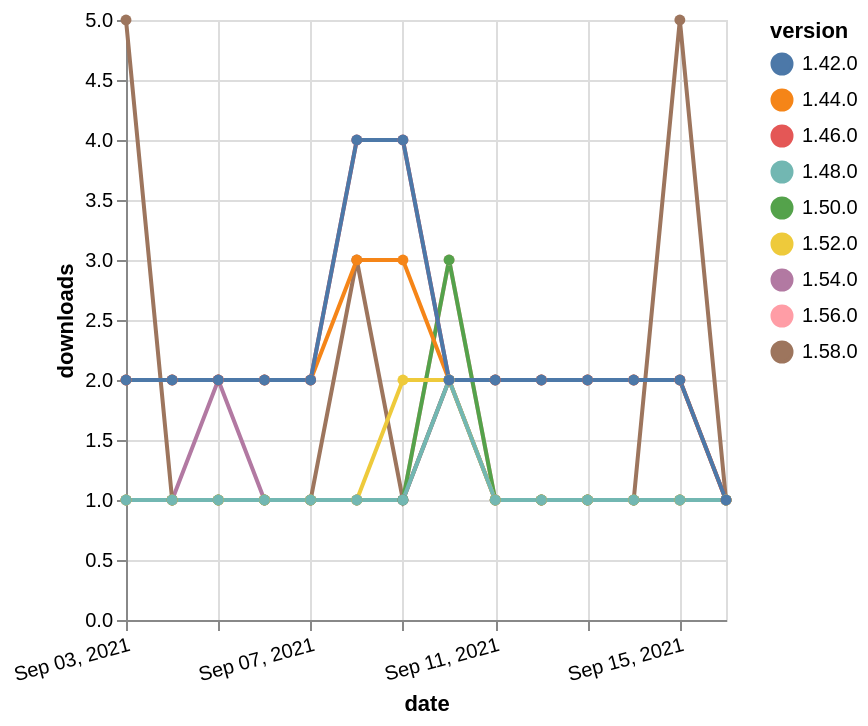

Describe this chart as a Vega-Lite specification.
### Vega-Lite specification from a JSON file in a GitHub repository (floating-point values rounded to 4 significant figures)
{"$schema": "https://vega.github.io/schema/vega-lite/v5.json", "description": "A simple bar chart with embedded data.", "data": {"values": [{"date": "2021-09-03", "total": 180, "delta": 1, "version": "1.56.0"}, {"date": "2021-09-04", "total": 181, "delta": 1, "version": "1.56.0"}, {"date": "2021-09-05", "total": 182, "delta": 1, "version": "1.56.0"}, {"date": "2021-09-06", "total": 183, "delta": 1, "version": "1.56.0"}, {"date": "2021-09-07", "total": 184, "delta": 1, "version": "1.56.0"}, {"date": "2021-09-08", "total": 185, "delta": 1, "version": "1.56.0"}, {"date": "2021-09-09", "total": 186, "delta": 1, "version": "1.56.0"}, {"date": "2021-09-10", "total": 189, "delta": 3, "version": "1.56.0"}, {"date": "2021-09-11", "total": 190, "delta": 1, "version": "1.56.0"}, {"date": "2021-09-12", "total": 191, "delta": 1, "version": "1.56.0"}, {"date": "2021-09-13", "total": 192, "delta": 1, "version": "1.56.0"}, {"date": "2021-09-14", "total": 193, "delta": 1, "version": "1.56.0"}, {"date": "2021-09-15", "total": 194, "delta": 1, "version": "1.56.0"}, {"date": "2021-09-16", "total": 195, "delta": 1, "version": "1.56.0"}, {"date": "2021-09-03", "total": 166, "delta": 1, "version": "1.54.0"}, {"date": "2021-09-04", "total": 167, "delta": 1, "version": "1.54.0"}, {"date": "2021-09-05", "total": 169, "delta": 2, "version": "1.54.0"}, {"date": "2021-09-06", "total": 170, "delta": 1, "version": "1.54.0"}, {"date": "2021-09-07", "total": 171, "delta": 1, "version": "1.54.0"}, {"date": "2021-09-08", "total": 172, "delta": 1, "version": "1.54.0"}, {"date": "2021-09-09", "total": 173, "delta": 1, "version": "1.54.0"}, {"date": "2021-09-10", "total": 175, "delta": 2, "version": "1.54.0"}, {"date": "2021-09-11", "total": 176, "delta": 1, "version": "1.54.0"}, {"date": "2021-09-12", "total": 177, "delta": 1, "version": "1.54.0"}, {"date": "2021-09-13", "total": 178, "delta": 1, "version": "1.54.0"}, {"date": "2021-09-14", "total": 179, "delta": 1, "version": "1.54.0"}, {"date": "2021-09-15", "total": 180, "delta": 1, "version": "1.54.0"}, {"date": "2021-09-16", "total": 181, "delta": 1, "version": "1.54.0"}, {"date": "2021-09-03", "total": 131, "delta": 5, "version": "1.58.0"}, {"date": "2021-09-04", "total": 132, "delta": 1, "version": "1.58.0"}, {"date": "2021-09-05", "total": 133, "delta": 1, "version": "1.58.0"}, {"date": "2021-09-06", "total": 134, "delta": 1, "version": "1.58.0"}, {"date": "2021-09-07", "total": 135, "delta": 1, "version": "1.58.0"}, {"date": "2021-09-08", "total": 138, "delta": 3, "version": "1.58.0"}, {"date": "2021-09-09", "total": 139, "delta": 1, "version": "1.58.0"}, {"date": "2021-09-10", "total": 141, "delta": 2, "version": "1.58.0"}, {"date": "2021-09-11", "total": 142, "delta": 1, "version": "1.58.0"}, {"date": "2021-09-12", "total": 143, "delta": 1, "version": "1.58.0"}, {"date": "2021-09-13", "total": 144, "delta": 1, "version": "1.58.0"}, {"date": "2021-09-14", "total": 145, "delta": 1, "version": "1.58.0"}, {"date": "2021-09-15", "total": 150, "delta": 5, "version": "1.58.0"}, {"date": "2021-09-16", "total": 151, "delta": 1, "version": "1.58.0"}, {"date": "2021-09-03", "total": 343, "delta": 1, "version": "1.50.0"}, {"date": "2021-09-04", "total": 344, "delta": 1, "version": "1.50.0"}, {"date": "2021-09-05", "total": 345, "delta": 1, "version": "1.50.0"}, {"date": "2021-09-06", "total": 346, "delta": 1, "version": "1.50.0"}, {"date": "2021-09-07", "total": 347, "delta": 1, "version": "1.50.0"}, {"date": "2021-09-08", "total": 348, "delta": 1, "version": "1.50.0"}, {"date": "2021-09-09", "total": 349, "delta": 1, "version": "1.50.0"}, {"date": "2021-09-10", "total": 352, "delta": 3, "version": "1.50.0"}, {"date": "2021-09-11", "total": 353, "delta": 1, "version": "1.50.0"}, {"date": "2021-09-12", "total": 354, "delta": 1, "version": "1.50.0"}, {"date": "2021-09-13", "total": 355, "delta": 1, "version": "1.50.0"}, {"date": "2021-09-14", "total": 356, "delta": 1, "version": "1.50.0"}, {"date": "2021-09-15", "total": 357, "delta": 1, "version": "1.50.0"}, {"date": "2021-09-16", "total": 358, "delta": 1, "version": "1.50.0"}, {"date": "2021-09-03", "total": 2607, "delta": 2, "version": "1.44.0"}, {"date": "2021-09-04", "total": 2609, "delta": 2, "version": "1.44.0"}, {"date": "2021-09-05", "total": 2611, "delta": 2, "version": "1.44.0"}, {"date": "2021-09-06", "total": 2613, "delta": 2, "version": "1.44.0"}, {"date": "2021-09-07", "total": 2615, "delta": 2, "version": "1.44.0"}, {"date": "2021-09-08", "total": 2618, "delta": 3, "version": "1.44.0"}, {"date": "2021-09-09", "total": 2621, "delta": 3, "version": "1.44.0"}, {"date": "2021-09-10", "total": 2623, "delta": 2, "version": "1.44.0"}, {"date": "2021-09-11", "total": 2625, "delta": 2, "version": "1.44.0"}, {"date": "2021-09-12", "total": 2627, "delta": 2, "version": "1.44.0"}, {"date": "2021-09-13", "total": 2629, "delta": 2, "version": "1.44.0"}, {"date": "2021-09-14", "total": 2631, "delta": 2, "version": "1.44.0"}, {"date": "2021-09-15", "total": 2633, "delta": 2, "version": "1.44.0"}, {"date": "2021-09-16", "total": 2634, "delta": 1, "version": "1.44.0"}, {"date": "2021-09-03", "total": 2486, "delta": 2, "version": "1.46.0"}, {"date": "2021-09-04", "total": 2488, "delta": 2, "version": "1.46.0"}, {"date": "2021-09-05", "total": 2490, "delta": 2, "version": "1.46.0"}, {"date": "2021-09-06", "total": 2492, "delta": 2, "version": "1.46.0"}, {"date": "2021-09-07", "total": 2494, "delta": 2, "version": "1.46.0"}, {"date": "2021-09-08", "total": 2498, "delta": 4, "version": "1.46.0"}, {"date": "2021-09-09", "total": 2502, "delta": 4, "version": "1.46.0"}, {"date": "2021-09-10", "total": 2504, "delta": 2, "version": "1.46.0"}, {"date": "2021-09-11", "total": 2506, "delta": 2, "version": "1.46.0"}, {"date": "2021-09-12", "total": 2508, "delta": 2, "version": "1.46.0"}, {"date": "2021-09-13", "total": 2510, "delta": 2, "version": "1.46.0"}, {"date": "2021-09-14", "total": 2512, "delta": 2, "version": "1.46.0"}, {"date": "2021-09-15", "total": 2514, "delta": 2, "version": "1.46.0"}, {"date": "2021-09-16", "total": 2515, "delta": 1, "version": "1.46.0"}, {"date": "2021-09-03", "total": 205, "delta": 1, "version": "1.52.0"}, {"date": "2021-09-04", "total": 206, "delta": 1, "version": "1.52.0"}, {"date": "2021-09-05", "total": 207, "delta": 1, "version": "1.52.0"}, {"date": "2021-09-06", "total": 208, "delta": 1, "version": "1.52.0"}, {"date": "2021-09-07", "total": 209, "delta": 1, "version": "1.52.0"}, {"date": "2021-09-08", "total": 210, "delta": 1, "version": "1.52.0"}, {"date": "2021-09-09", "total": 212, "delta": 2, "version": "1.52.0"}, {"date": "2021-09-10", "total": 214, "delta": 2, "version": "1.52.0"}, {"date": "2021-09-11", "total": 215, "delta": 1, "version": "1.52.0"}, {"date": "2021-09-12", "total": 216, "delta": 1, "version": "1.52.0"}, {"date": "2021-09-13", "total": 217, "delta": 1, "version": "1.52.0"}, {"date": "2021-09-14", "total": 218, "delta": 1, "version": "1.52.0"}, {"date": "2021-09-15", "total": 219, "delta": 1, "version": "1.52.0"}, {"date": "2021-09-16", "total": 220, "delta": 1, "version": "1.52.0"}, {"date": "2021-09-03", "total": 281, "delta": 1, "version": "1.48.0"}, {"date": "2021-09-04", "total": 282, "delta": 1, "version": "1.48.0"}, {"date": "2021-09-05", "total": 283, "delta": 1, "version": "1.48.0"}, {"date": "2021-09-06", "total": 284, "delta": 1, "version": "1.48.0"}, {"date": "2021-09-07", "total": 285, "delta": 1, "version": "1.48.0"}, {"date": "2021-09-08", "total": 286, "delta": 1, "version": "1.48.0"}, {"date": "2021-09-09", "total": 287, "delta": 1, "version": "1.48.0"}, {"date": "2021-09-10", "total": 289, "delta": 2, "version": "1.48.0"}, {"date": "2021-09-11", "total": 290, "delta": 1, "version": "1.48.0"}, {"date": "2021-09-12", "total": 291, "delta": 1, "version": "1.48.0"}, {"date": "2021-09-13", "total": 292, "delta": 1, "version": "1.48.0"}, {"date": "2021-09-14", "total": 293, "delta": 1, "version": "1.48.0"}, {"date": "2021-09-15", "total": 294, "delta": 1, "version": "1.48.0"}, {"date": "2021-09-16", "total": 295, "delta": 1, "version": "1.48.0"}, {"date": "2021-09-03", "total": 3049, "delta": 2, "version": "1.42.0"}, {"date": "2021-09-04", "total": 3051, "delta": 2, "version": "1.42.0"}, {"date": "2021-09-05", "total": 3053, "delta": 2, "version": "1.42.0"}, {"date": "2021-09-06", "total": 3055, "delta": 2, "version": "1.42.0"}, {"date": "2021-09-07", "total": 3057, "delta": 2, "version": "1.42.0"}, {"date": "2021-09-08", "total": 3061, "delta": 4, "version": "1.42.0"}, {"date": "2021-09-09", "total": 3065, "delta": 4, "version": "1.42.0"}, {"date": "2021-09-10", "total": 3067, "delta": 2, "version": "1.42.0"}, {"date": "2021-09-11", "total": 3069, "delta": 2, "version": "1.42.0"}, {"date": "2021-09-12", "total": 3071, "delta": 2, "version": "1.42.0"}, {"date": "2021-09-13", "total": 3073, "delta": 2, "version": "1.42.0"}, {"date": "2021-09-14", "total": 3075, "delta": 2, "version": "1.42.0"}, {"date": "2021-09-15", "total": 3077, "delta": 2, "version": "1.42.0"}, {"date": "2021-09-16", "total": 3078, "delta": 1, "version": "1.42.0"}]}, "width": "container", "mark": {"type": "line", "point": {"filled": true}}, "encoding": {"x": {"field": "date", "type": "temporal", "timeUnit": "yearmonthdate", "title": "date", "axis": {"labelAngle": -15}}, "y": {"field": "delta", "type": "quantitative", "title": "downloads"}, "color": {"field": "version", "type": "nominal"}, "tooltip": {"field": "delta"}}}
